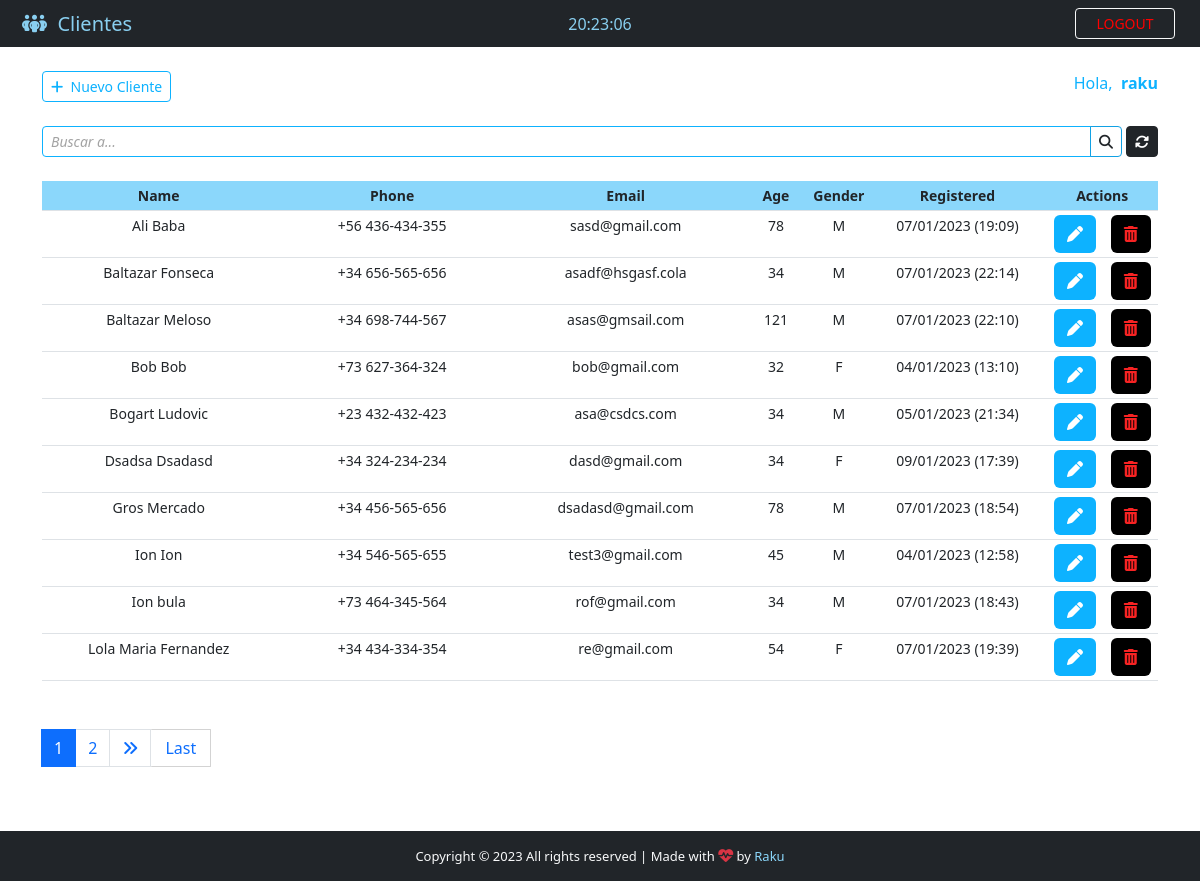
The page /backend/ (signed in) on the database as committed earlier.
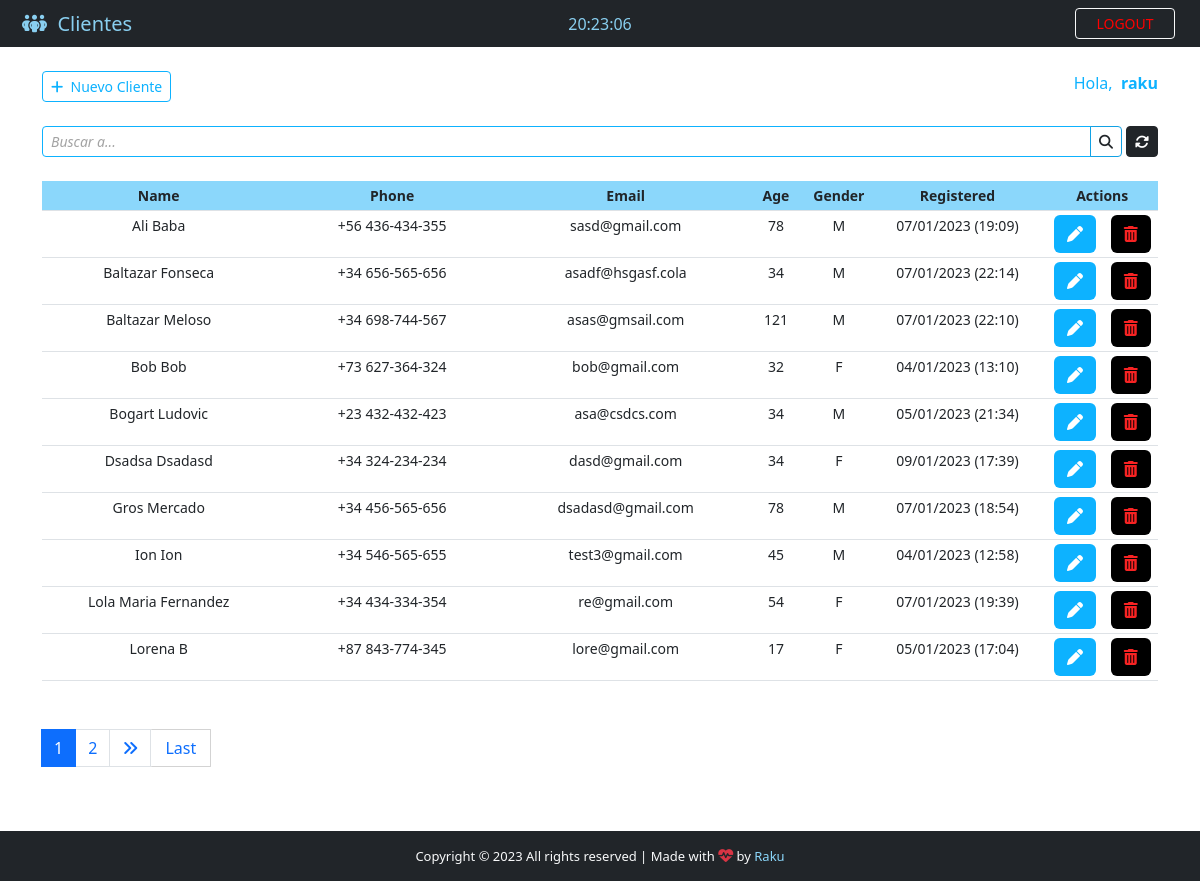
The same page on the database as committed later.
### App/models.py (models this page shows, shortened)
class Patient(models.Model):
    GENDER = {
        ('M', 'M'),
        ('F', 'F'),
    }
    id = models.IntegerField(primary_key=True)
    name = models.CharField(max_length=40)
    phone = models.CharField(max_length=20)
    email = models.CharField(max_length=40)
    age = models.CharField(max_length=3)
    gender = models.CharField(max_length=1, null=True, choices=GENDER)
    note = models.TextField(blank=True)
    created_at = models.DateTimeField(auto_now_add=True)

### App/views.py (the view)
# urls.py: path('backend/', views.backend, name='backend'),
@cache_control(no_cache=True, must_revalidate=True, no_store=True)
@login_required(login_url="login")
def backend(request):
    if 'q' in request.GET:
        q = request.GET.get('q')
        all_patients_list = Patient.objects.filter(
            Q(name__icontains=q) | Q(phone__icontains=q) | Q(email__icontains=q) | Q(
                age__icontains=q) | Q(gender__icontains=q) | Q(note__icontains=q)
        ).order_by('-name')
    else:
        all_patients_list = Patient.objects.all().order_by('name',)
    paginator = Paginator(all_patients_list, 10)
    page = request.GET.get('page')
    all_patients = paginator.get_page(page)
    return render(request, 'backend.html', {"patients": all_patients})

### App/templates/backend.html (shortened to what this page needs)
{% extends 'base.html' %}
{% block nav-content %}
<i class="fa-solid fa-people-group" style="color: #89cff0"></i>&nbsp;&nbsp;<span style="color: #89cff0">Clientes</span>
{% endblock nav-content %}
{% block time %}
<div class="col-sm">
  <center>
    <span id="clock" style="color: #89cff0;"></span>
  </center>
</div>
{% endblock time %}
{% block btn-nav %}
<a  class="btn btn-outline-danger btn-sm border-light" id="btn-nav" data-bs-toggle="modal" data-bs-target="#logoutModal" style="color: red; " >LOGOUT</a>
{% endblock btn-nav %}
{% block footer %} style="color:#8bd7fb; text-decoration: none;" {% endblock footer %}
{% block content %}
<div class="container">
  <br />
  <div class="d-flex justify-content-between">
    <a href="{% url 'add_patient' %}" class="btn  btn-sm btn-new" style="color: #0db2ff; border: 1px solid #0db2ff;"
      ><i class="fas fa-plus"></i>&nbsp;&nbsp;Nuevo Cliente</a
    >
    <span style="color: #0db2ff";>
      Hola,&nbsp;
      <strong><span style="color: #0db2ff;">{{ user.get_username }}</span></strong>
    </span>
  </div>
  <form>
    <div class="input-group input-group-sm mb-3 mt-4" >
      <input
        type="text"
        name="q"
        class="form-control"
        placeholder="Buscar a..."
        value="{{ request.GET.q }}"
        style="border: 1px solid #0db2ff;"
      />
      <button class="btn " style="background-color: transparent; border: 1px solid #11a1e4; border-radius: 0px  4px 4px 0px; overflow: hidden;"><i class="fas fa-search"></i></button>
      <a
        href="{% url 'backend' %}"
        class="btn btn-dark"
        style="margin-left: 4px; border-radius:4px 4px 4px 4px; overflow: hidden;"
        ><i class="fas fa-sync-alt"></i
      ></a>
    </div>
  </form>
  <center>
    <table
      class="table  table-sm mt-4  "
      style="text-align: center; font-size: 14px; "
    >
      <thead style="background-color: #8bd7fb; ">
        <tr>
          <th style="width: 21%;">Name</th>
          <th style="width: 21%;">Phone</th>
          <th style="width: 21%;">Email</th>
          <th style="width: 6%;">Age</th>
          <th style="width: 5%;">Gender</th>
          <th style="width: 16%;">Registered</th>
          <th style="width: 10%;"colspan='2'> Actions</th>
        </tr>
      </thead>
      {% for patient in patients %}
      <tr id="chk_td">
        <td id="top-table" data-label='Nombre' > {{ patient.name }} </td>
        <td id="responsive-border" data-label='Telefono'> {{ patient.phone }} </td>
        <td id="responsive-border" data-label='E-mail'> {{ patient.email }} </td>
        <td id="responsive-border" data-label='Edad'> {{ patient.age }} </td>
        <td id="responsive-border" data-label='Sexo'> {{ patient.gender }} </td>
        <td id="responsive-border" data-label='Registrado a'> {{ patient.created_at | date:'d/m/Y (H:i)'}}</td>
        <td >
          <a class="btn"  style=" background-color: #0db2ff; color: white;" href="/patient/{{ patient.id }}" title="Edit Client" >
            <i class="fas fa-pen"></i>
          </a>
        </td>
        <td>
          <a class="btn" style="background-color: black;color: rgb(247, 35, 35);" title="Delete Client" data-bs-toggle="modal" data-bs-target="#deleteModal{{ patient.pk }}">
            <i class="fas fa-trash-alt"></i>
          </a>
        </td>
      </tr>
      {% endfor %}
    </table>
  </center>
  <nav class="mt-5">
    {% if patients.has_other_pages %}
    <ul class="pagination justify-content-left">
      {% for i in patients.paginator.page_range %}
          {% if patients.number == i %}
          <li class="page-item active"><span class="page-link">{{ i }}</span></li>
          {% else %}
          <li class="page-item"><a href="?page={{ i }}" class="page-link">{{ i }}</a></li>
          {% endif %}
      {% endfor %}
      {% if patients.has_next %}
      <li class="page-item"><a href="?page={{ patients.next_page_number }}" class="page-link"><i class="fas fa-angle-double-right"></i></a></li>
      <a href="?page={{ patients.paginator.num_pages }}" class="btn btn-outline-primary mb-4" style="width: 60px;border-radius: 1px;border: 1px solid #d3d3d3;border-left: none;">Last</a>
      {% else %}
      <li class="page-item-disabled"></li>
      {% endif %}
    </ul>
    {% endif %}
  </nav>
</div>
<br>
<br>
<br>
{% endblock %}

### App/templates/base.html (shortened to what this page needs)
{% load static %}
<!DOCTYPE html>
<html lang="en">
  <head>
    <link rel="stylesheet" href="https://cdn.jsdelivr.net/npm/bootstrap@5.2.3/dist/css/bootstrap.min.css"/>
    <link href={% static "css/style.css" %} rel="stylesheet">
  </head>
  <body>
   <div class="wrapper" >
      <header >
        <nav class="navbar navbar-expand-lg navbar-dark bg-dark"  >
          <div class="col-sm" >
            <a class="navbar-brand flex-grow-1" style="text-align: center; color: '#fff'; margin-left: 22px">
                {% block nav-content %}{% endblock nav-content %}
            </a>
          </div>
          <div>
            {% block time %}{% endblock time %}
          </div>
          <div class="col-sm">
            {% block btn-nav %}{% endblock btn-nav %}
        </div>
        </nav>
      </header>
      {% block content %}{% endblock %}
    </div>
    <footer class="bg-dark text-center text-lg-start text-light" id="footer" >
            <div class="text-center p-3" >
                Copyright &copy; {% now "Y" %} <span>All rights reserved</span> | Made with
                <i class="text-danger fas fa-heartbeat blink_me" style="font-size: 15px" ></i>&nbsp;by
                <a href="" target="_blank" {% block footer %} style="color:green; text-decoration: none;" {% endblock footer %}> Raku</a>
            </div>
    </footer>
  </body>
</html>

### App/static/css/style.css (style rules this page uses)
html, body { height: 100%; margin: 0; max-width: 100%; overflow: hidden; }
#btn-nav { width: 100px; float: right; margin-right: 25px; color: #89cff0; border: 1px solid #89cff0; }
.wrapper { min-height: 100%; margin-bottom: -50px; }
#footer, .push { height: 50px; font-size: 13px; }
form .form-control:placeholder { color: #a3a3a3; font-size: 14px; font-style: italic; }

Rows that differ between the two databases and show on the page:
removed Patient: name "Ion bula", phone "+73 464-345-564", email "rof@gmail.com", age "34", gender "M", created_at "07/01/2023 (18:43)"
now on this page (row unchanged): Patient: name "Lorena B", phone "+87 843-774-345", email "lore@gmail.com", age "17", gender "F", created_at "05/01/2023 (17:04)"
